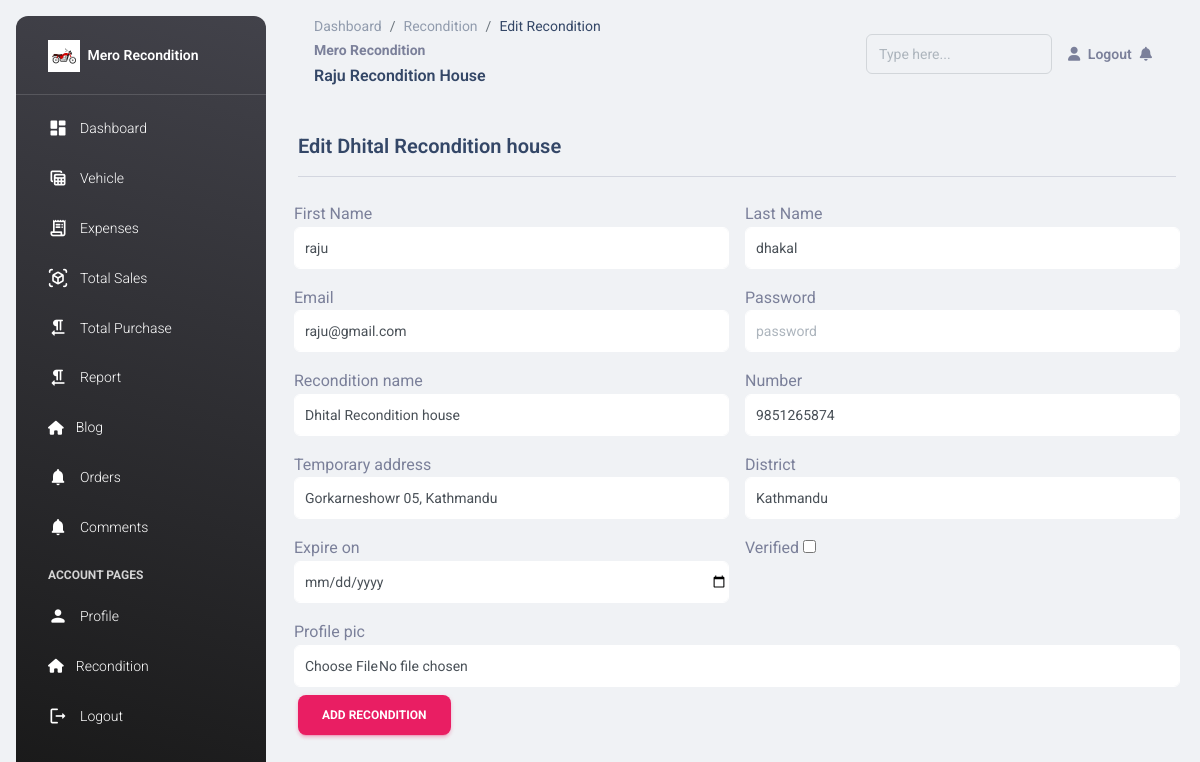
The app's page /owner/edit-recondition/15 (signed in) with its own data.
### recon/models.py (models this page shows, shortened)
class CustomUser(AbstractUser):
    user_type_data = (("owner", "owner"), ("recondition", 'recondition'), ("customer", 'customer'))
    user_type = models.CharField(default = "owner", choices = user_type_data, max_length = 20)
    email = models.EmailField(unique = True)

class Recondition(models.Model):
    id = models.AutoField(primary_key = True)
    admin = models.OneToOneField(CustomUser, on_delete=models.CASCADE)
    number = models.BigIntegerField(blank= True, null = True)
    recondition_name = models.CharField(max_length=200)
    slug = models.SlugField(max_length=200, unique = True)
    Temporary_address = models.CharField(max_length = 300)
    District = models.CharField(max_length = 50, default = 'Kathmandu')
    profile_pic = models.ImageField(upload_to = "Recondition", blank = True)
    verified = models.BooleanField(default=False)
    created_at = models.DateTimeField(auto_now_add= True)
    expire_on = models.DateField(blank= True, null = True)
    long = models.CharField(max_length = 30, blank = True, null = True)
    lat = models.CharField(max_length = 30, blank = True, null = True)
    call = models.IntegerField()
    objects = models.Manager()

### owner/views.py (the view)
# urls.py: path('edit-recondition/<int:id>', views.editRecondition, name = "editRecondition"),
def editRecondition(request, id):
    recond = Recondition.objects.get(id = id)
    form = ReconditionForm()
    nform = NormalForm()
    form.fields['number'].initial = recond.number
    form.fields['recondition_name'].initial = recond.recondition_name
    form.fields['Temporary_address'].initial = recond.Temporary_address
    form.fields['District'].initial = recond.District
    form.fields['verified'].initial = recond.verified
    form.fields['expire_on'].initial = recond.expire_on
    nform.fields['first_name'].initial = request.user.first_name
    nform.fields['last_name'].initial = request.user.last_name
    nform.fields['email'].initial = request.user.email
    template_name = "owner/editRecondition.html"
    dist =  {
        'form':form,
        'nform':nform,
        'recond':recond
    }
    return render(request, template_name, dist)

### owner/forms.py
class ReconditionForm(forms.ModelForm):
    class Meta:
        model = Recondition
        fields = (
            'recondition_name', 'number' , 'Temporary_address', 'District' ,'profile_pic', 'expire_on', 'verified'
        )
        widgets = {
            'recondition_name':forms.TextInput(attrs={'class':'form-control', 'placeholder':'Recondition Name'}),
            'number':forms.NumberInput(attrs={'class':'form-control', 'placeholder':'Number'}),
            'Temporary_address':forms.TextInput(attrs={'class':'form-control', 'placeholder':'Temporary Address'}),
            'District':forms.TextInput(attrs={'class':'form-control', 'placeholder':'District'}),
            'profile_pic':forms.FileInput(attrs={'class':'form-control'}),
            'expire_on':forms.DateInput(attrs={'type':'date','class':'form-control'}),
        }

class NormalForm(forms.Form):
    first_name = forms.CharField(max_length=200, label = "First Name" ,widget=forms.TextInput(attrs={'class':'form-control', 'placeholder':'User First Name'}))
    last_name = forms.CharField(max_length=200, label = "Last Name", widget=forms.TextInput(attrs={'class':'form-control', 'placeholder':'User Last Name'}))
    email = forms.EmailField(max_length=200, label = "Email", widget=forms.EmailInput(attrs={'class':'form-control', 'placeholder':'Email Address'}))
    password = forms.CharField(max_length=200, label = "Password", widget=forms.PasswordInput(attrs={'class':'form-control', 'placeholder':'password'}))

### templates/owner/editRecondition.html (shortened to what this page needs)
{% extends 'owner/homepage.html' %}
{% block pages %}
    <ol class="breadcrumb bg-transparent mb-0 pb-0 pt-1 px-0 me-sm-6 me-5">
        <li class="breadcrumb-item text-sm"><a class="opacity-5 text-dark" href="{%url 'owner:homepage'%}">Dashboard</a></li>
        <li class="breadcrumb-item text-sm"><a class="opacity-5 text-dark" href="{%url 'owner:reconditonOwner'%}">Recondition</a></li>
        <li class="breadcrumb-item text-sm text-dark active" aria-current="page">Edit Recondition</li>
    </ol>
{% endblock pages %}
{% block content %}
    <div class="container-fluid py-4">
        <h5>Edit {{recond.recondition_name}}</h5>
        <hr>
        <form action="" method="post"  enctype="multipart/form-data">
            <div class="row">
                <div class="col-6 col-md-6 p-2">
                    {{nform.first_name.label}}
                    {{nform.first_name}}
                </div>
                <div class="col-6 col-md-6 p-2">
                    {{nform.last_name.label}}
                    {{nform.last_name}}
                </div>
                <div class="col-12 col-md-6 p-2">
                    {{nform.email.label}}
                    {{nform.email}}
                </div>
                <div class="col-12 col-md-6 p-2">
                    {{nform.password.label}}
                    {{nform.password}}
                </div>
                <div class="col-12 col-md-6 p-2">
                    {{form.recondition_name.label}}
                    {{form.recondition_name}}
                </div>
                <div class="col-12 col-md-6 p-2">
                    {{form.number.label}}
                    {{form.number}}
                </div>
                <div class="col-12 col-md-6 p-2">
                    {{form.Temporary_address.label}}
                    {{form.Temporary_address}}
                </div>
                <div class="col-12 col-md-6 p-2">
                    {{form.District.label}}
                    {{form.District}}
                </div>
                <div class="col-6 col-md-6 p-2">
                    {{form.expire_on.label}}
                    {{form.expire_on}}
                </div>
                <div class="col-6 col-md-6 p-2">
                    {{form.verified.label}}
                    {{form.verified}}
                </div>
                <div class="col-12 col-md-12 p-2">
                    {{form.profile_pic.label}}
                    {{form.profile_pic}}
                </div>
            </div>
            <button type="submit" class="btn btn-primary">
                Add Recondition
            </button>
        </form>
    </div>
{% endblock content %}

### templates/dashbord/dashboard.html (shortened to what this page needs)
{% load static %}
<!DOCTYPE html>
<html lang="en">
  {% load pwa %}
<head>
  <link href="{%static 'assets/css/nucleo-icons.css' %} " rel="stylesheet" />
  <link href="{%static 'assets/css/nucleo-svg.css' %} " rel="stylesheet" />
  <link id="pagestyle" href="{%static 'assets/css/material-dashboard.css' %} " rel="stylesheet" />
</head>
<body class="g-sidenav-show  bg-gray-200">
  {% block aside %}
  {%endblock%}
  <main class="main-content position-relative max-height-vh-100 h-100 border-radius-lg ">
    <nav class="navbar navbar-main navbar-expand-lg px-0 mx-4 shadow-none border-radius-xl" id="navbarBlur" navbar-scroll="true">
      <div class="container-fluid py-1 px-3">
        <nav aria-label="breadcrumb">
          {% block pages %}{% endblock pages %}
          <small class="font-weight-bolder mb-0">Mero Recondition</small>
          {% if user.recondition.recondition_name %}
            <h6>{{user.recondition.recondition_name}}</h6>
          {% else %}
            <h6>{{user.username}} Dashboard</h6>
          {% endif %}
        </nav>
        <div class="collapse navbar-collapse mt-sm-0 mt-2 me-md-0 me-sm-4" id="navbar">
          <div class="ms-md-auto pe-md-3 d-flex align-items-center">
            <div class="input-group input-group-outline">
              <form action="" method="post">
                <input type="text" class="form-control" name ="name" placeholder="Type here...">
              </form>
            </div>
          </div>
          <ul class="navbar-nav  justify-content-end">
            <li class="nav-item d-flex align-items-center">
              <a href="{%url 'recon:logout'%}" class="nav-link text-body font-weight-bold px-0">
                <i class="fa fa-user me-sm-1"></i>
                  <span class="d-sm-inline d-none">Logout</span>
              </a>
            </li>
            <li class="nav-item dropdown ps-2 pe-2 d-flex align-items-center">
              <a href="javascript:;" class="nav-link text-body p-0" id="dropdownMenuButton" data-bs-toggle="dropdown" aria-expanded="false">
                <i class="fa fa-bell cursor-pointer" style="position: relative;"></i>
              </a>
            </li>
          </ul>
        </div>
      </div>
    </nav>
    {% block content %}
    {% endblock content %}
  </main>
</body>
</html>

### templates/dashbord/dashboard.html (style rules this page uses)
.form-control { border: 1px solid white; background-color: white; color: #495057; padding-left: 10px; }

### records on screen
CustomUser: recondition.recondition_name "Raju Recondition House", first_name "raju", last_name "dhakal", email "raju@gmail.com"
Recondition: recondition_name "Dhital Recondition house", number "9851265874", Temporary_address "Gorkarneshowr 05, Kathmandu", District "Kathmandu"

### other values on screen
{{ nform.first_name.label }} "First Name"
{{ nform.last_name.label }} "Last Name"
{{ nform.email.label }} "Email"
{{ nform.password.label }} "Password"
